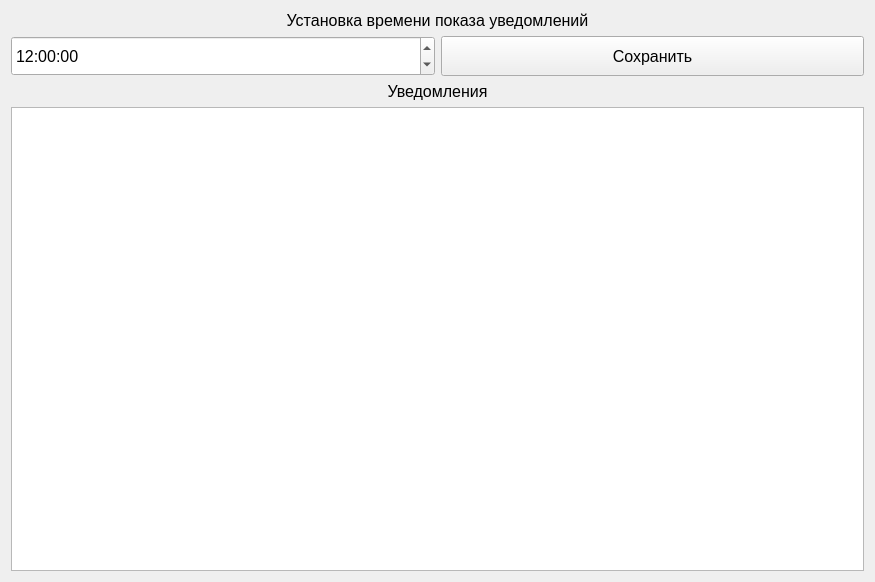
<?xml version="1.0" encoding="UTF-8"?>
<ui version="4.0">
 <class>allPushForm</class>
 <widget class="QWidget" name="allPushForm">
  <property name="geometry">
   <rect>
    <x>0</x>
    <y>0</y>
    <width>875</width>
    <height>582</height>
   </rect>
  </property>
  <property name="windowTitle">
   <string>Центр уведомлений</string>
  </property>
  <layout class="QVBoxLayout" name="verticalLayout">
   <item>
    <widget class="QLabel" name="label">
     <property name="font">
      <font>
       <pointsize>12</pointsize>
      </font>
     </property>
     <property name="text">
      <string>Установка времени показа уведомлений</string>
     </property>
     <property name="alignment">
      <set>Qt::AlignCenter</set>
     </property>
    </widget>
   </item>
   <item>
    <layout class="QHBoxLayout" name="horizontalLayout">
     <item>
      <widget class="QTimeEdit" name="timeEdit">
       <property name="minimumSize">
        <size>
         <width>0</width>
         <height>40</height>
        </size>
       </property>
       <property name="font">
        <font>
         <pointsize>12</pointsize>
        </font>
       </property>
       <property name="dateTime">
        <datetime>
         <hour>12</hour>
         <minute>0</minute>
         <second>0</second>
         <year>2000</year>
         <month>1</month>
         <day>1</day>
        </datetime>
       </property>
      </widget>
     </item>
     <item>
      <widget class="QPushButton" name="pb_save">
       <property name="minimumSize">
        <size>
         <width>0</width>
         <height>40</height>
        </size>
       </property>
       <property name="font">
        <font>
         <pointsize>12</pointsize>
        </font>
       </property>
       <property name="text">
        <string>Сохранить</string>
       </property>
      </widget>
     </item>
    </layout>
   </item>
   <item>
    <widget class="QLabel" name="label_2">
     <property name="font">
      <font>
       <pointsize>12</pointsize>
      </font>
     </property>
     <property name="text">
      <string>Уведомления</string>
     </property>
     <property name="alignment">
      <set>Qt::AlignCenter</set>
     </property>
    </widget>
   </item>
   <item>
    <widget class="QListWidget" name="listWidget">
     <property name="font">
      <font>
       <pointsize>12</pointsize>
      </font>
     </property>
    </widget>
   </item>
  </layout>
 </widget>
 <resources/>
 <connections/>
</ui>
